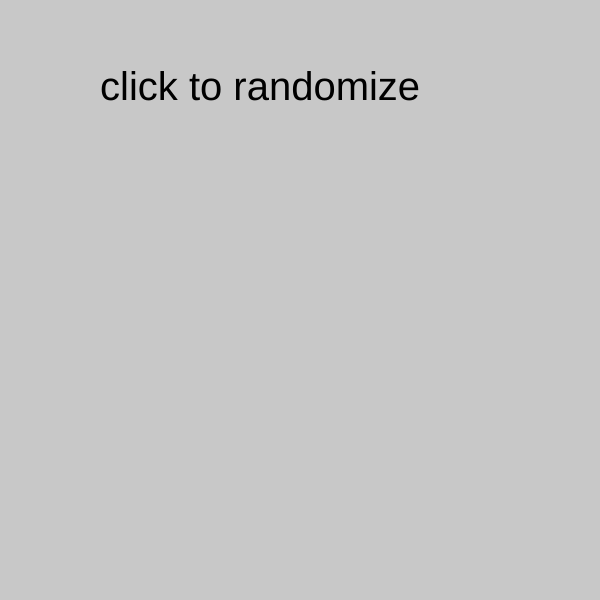
Frame 1 (no input)
Frame 60 (no input): identical to frame 1, image omitted
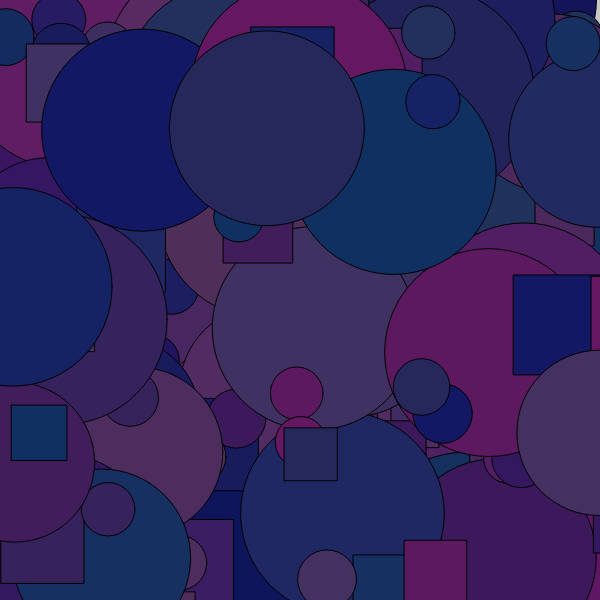
Frame 120 (the mouse pressed at the canvas centre since frame 60)

The p5.js sketch that drew these frames (run headless with seeded random() and noise() and a simulated clock; from frame 60 on, the mouse is pressed at the canvas centre):

// p5.js sketch
// ── sketch.js
//randiomizer favourite food


let friends = [{
  name: "Mike",
  food: "Pizza"
},{
  name: "Rocky",
  food: "Pasta"
},{
  name: "Danny",
  food: "Sandwich"
},{
  name: "Romeo",
  food: "Burger"
},{
  name: "Ephny",
  food: "rice"
}];

let randomIndex;
let animating = false;


function setup() {
  createCanvas(600, 600);
  background(200);
  textSize(40);

  text("click to randomize", 100,100);


}

function draw() {

  if (animating == true){

    fill(random(10,100), random(20,50),random(90,100));
   ellipse(random(width),random(height),random(150,220));
   rect(random(width),random(height),random(50,100));
   circle(random(width),random(height),random(50,60));
  }

}
function randiomizer() {

  animating = false;
  if(friends[0]){
    // this displays random name and slice it out of array
  background(random(200, 255));
  randomIndex = int(random(friends.length))
  // calls the ramdom index from friends array
  //console.log(friends[randomIndex].name);
  // to print in the canvas write text and give coordinates
 text(`${friends[randomIndex].name}' s favourite food is
 ${friends[randomIndex].food}`, 100,100);
  //text(friends[randomIndex].name +"'s favourite color is'"+ friends[randomIndex].color, 100,100);

  friends.splice(randomIndex,1);
  //console.log(friends);
}else {
  background(random(200, 255));
  text("NO favourite food!!!", 50,50);
}

}

function mousePressed(){

  animating = true;
  setTimeout(randiomizer,2000);


}

// ── style.css
html, body {
  margin: 0;
  padding: 0;
  font-family: sans-serif;
}

canvas {
  display: block;
  margin: 0 auto;
}

.blue {
  color: blue;
}

.big {
  font-size: 20px;
}

#firstParagraph {}

.orange {
  background-color: orange;
  max-width: 400px;
  margin: 50px;
}
.inline {
  display: inline-block;
}
